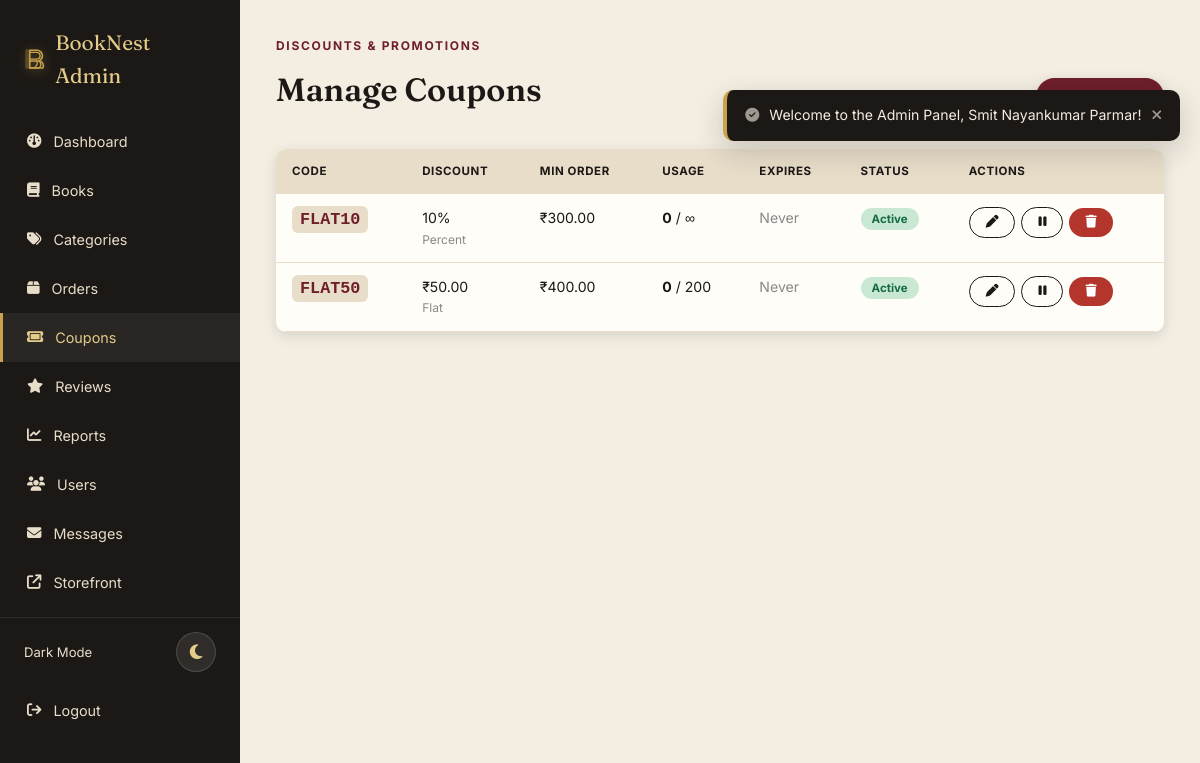
Page /admin/coupons.php (signed in) on the committed database.
### tables this page shows
CREATE TABLE `coupons` (
  `id` int unsigned NOT NULL AUTO_INCREMENT,
  `code` varchar(40) NOT NULL,
  `discount_type` enum('percent','flat') NOT NULL DEFAULT 'percent',
  `discount_value` decimal(10,2) NOT NULL,
  `min_order_value` decimal(10,2) NOT NULL DEFAULT '0.00',
  `max_uses` int unsigned DEFAULT NULL,
  `used_count` int unsigned NOT NULL DEFAULT '0',
  `expires_at` date DEFAULT NULL,
  `active` tinyint(1) NOT NULL DEFAULT '1',
  `created_at` timestamp NOT NULL DEFAULT CURRENT_TIMESTAMP,
  PRIMARY KEY (`id`),
  UNIQUE KEY `code` (`code`),
  KEY `idx_coupons_active_exp` (`active`,`expires_at`)
);

### includes/functions.php (called while the page is built, shortened)
<?php
function h($str) {
    return htmlspecialchars($str ?? '', ENT_QUOTES, 'UTF-8');
}
function csrf_token() {
    return $_SESSION['csrf_token'];
}
function price($amount) {
    return '₹' . number_format((float) $amount, 2);
}

### admin/coupons.php (the view, shortened to what this page needs)
<?php
require_once '../config.php';
require_once '../includes/functions.php';
$coupons = $pdo->query('SELECT * FROM coupons ORDER BY created_at DESC')->fetchAll();
require_once 'includes/admin_header.php';
?>
<div class="section-head">
  <div><span class="eyebrow">Discounts & Promotions</span><h2>Manage Coupons</h2></div>
  <a href="coupon_form.php" class="btn btn-primary btn-sm"><i class="fas fa-plus"></i> Add Coupon</a>
</div>
<div class="table-responsive">
  <table class="admin-table">
  <thead>
    <tr>
      <th>Code</th>
      <th>Discount</th>
      <th>Min Order</th>
      <th>Usage</th>
      <th>Expires</th>
      <th>Status</th>
      <th>Actions</th>
    </tr>
  </thead>
  <tbody>
    <?php foreach ($coupons as $c):
    ?>
      <tr>
        <td>
          <span style="font-family:monospace; font-weight:700; font-size:1.05rem; color:var(--wine); background:var(--paper-dim); padding:4px 8px; border-radius:6px;">
            <?= h($c['code']); ?>
          </span>
        </td>
        <td>
          <?= $c['discount_type'] === 'percent' ? (float)$c['discount_value'] . '%' : price($c['discount_value']); ?>
          <span style="font-size:.75rem; color:#888; display:block;"><?= ucfirst($c['discount_type']); ?></span>
        </td>
        <td><?= price($c['min_order_value']); ?></td>
        <td>
          <strong><?= $c['used_count']; ?></strong> / <?= $c['max_uses'] !== null ? $c['max_uses'] : '∞'; ?>
        </td>
        <td>
          <?= $c['expires_at'] ? date('d M Y', strtotime($c['expires_at'])) : '<span style="color:#888;">Never</span>'; ?>
        </td>
        <td>
          <span class="status-pill <?= $c['active'] ? 'status-delivered' : 'status-cancelled'; ?>">
            <?= $c['active'] ? 'Active' : 'Inactive'; ?>
          </span>
        </td>
        <td>
          <div style="display:flex; gap:6px; align-items:center;">
            <a href="coupon_form.php?id=<?= $c['id']; ?>" class="btn btn-outline btn-sm" title="Edit Coupon">
              <i class="fas fa-pen"></i>
            </a>
            <a href="coupons.php?toggle=<?= $c['id']; ?>&csrf=<?= csrf_token(); ?>" class="btn btn-outline btn-sm" title="<?= $c['active'] ? 'Deactivate' : 'Activate'; ?>">
              <i class="fas <?= $c['active'] ? 'fa-pause' : 'fa-play'; ?>"></i>
            </a>
            <a href="coupons.php?delete=<?= $c['id']; ?>&csrf=<?= csrf_token(); ?>" class="btn btn-danger btn-sm" onclick="return confirm('Delete coupon <?= h($c['code']); ?> permanently?');" title="Delete Coupon">
              <i class="fas fa-trash"></i>
            </a>
          </div>
        </td>
      </tr>
    <?php endforeach; ?>
  </tbody>
</table>
</div>
<?php require_once 'includes/admin_footer.php'; ?>

### rows in the picture
coupons: code "FLAT10", discount_value "10", discount_type "Percent", min_order_value "₹300.00", used_count "0", shows "Never", active "Active"
coupons: code "FLAT50", discount_value "₹50.00", discount_type "Flat", min_order_value "₹400.00", used_count "0", max_uses "200", shows "Never", active "Active"
